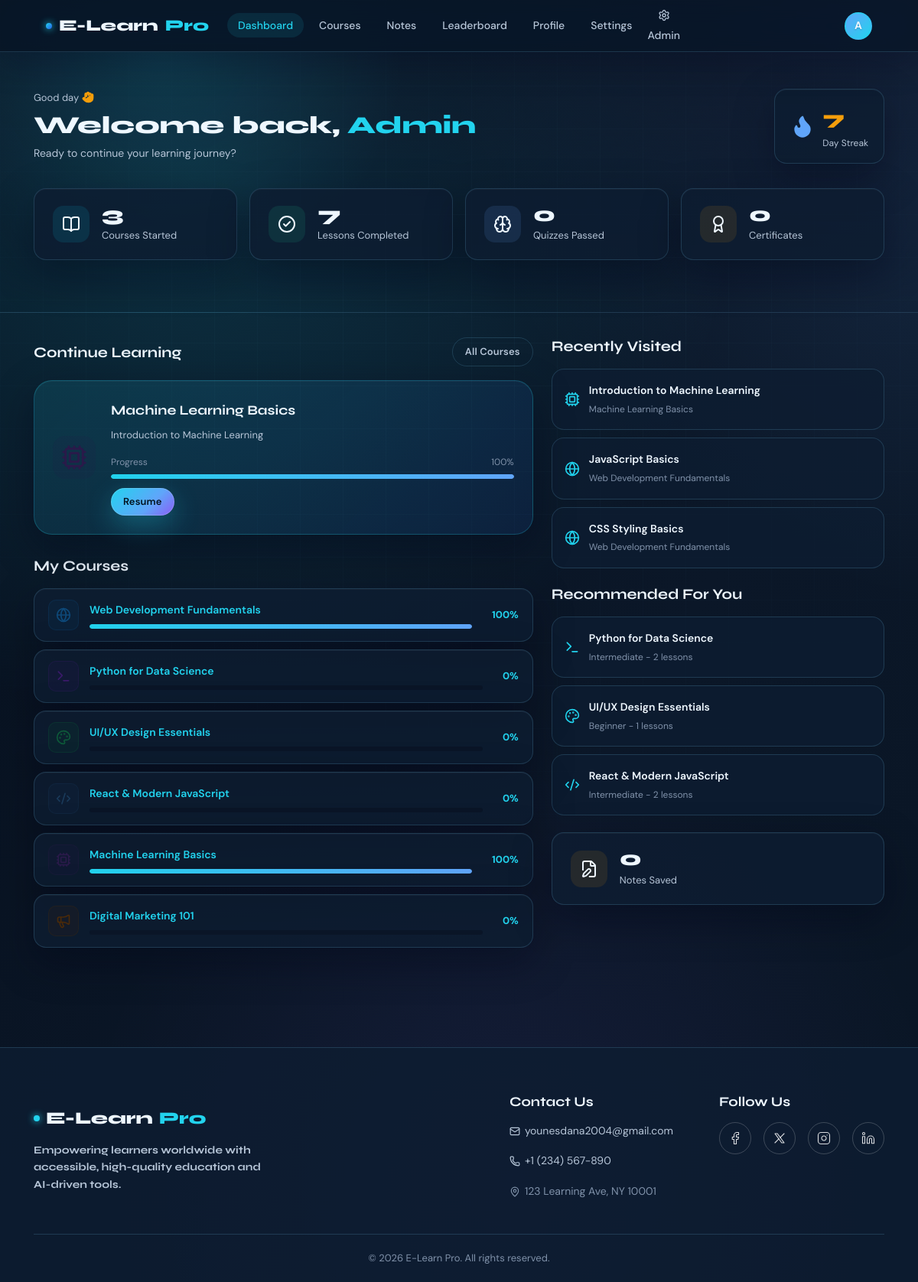
/dashboard (signed in), run on an earlier commit of the app's database.
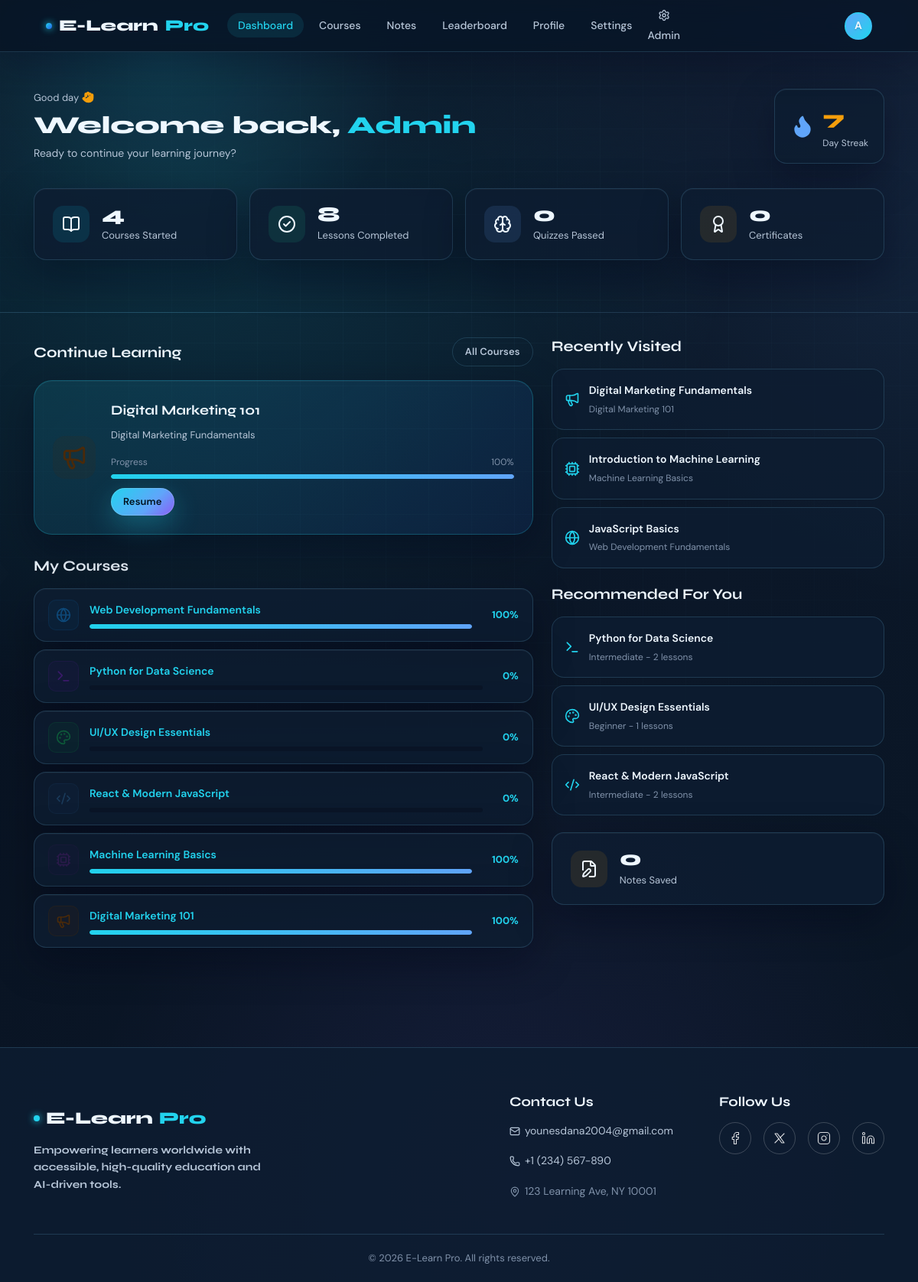
And on a later commit of the database.
### tables this page shows
CREATE TABLE courses (
            id TEXT PRIMARY KEY,
            title TEXT NOT NULL,
            description TEXT,
            emoji TEXT DEFAULT 'book',
            color TEXT DEFAULT '#1a2a4a',
            level TEXT DEFAULT 'beginner',
            hours INTEGER DEFAULT 0,
            category TEXT DEFAULT 'general',
            created_by INTEGER,
            created_at TEXT
        );

CREATE TABLE lessons (
            id TEXT PRIMARY KEY,
            course_id TEXT NOT NULL,
            title TEXT NOT NULL,
            content TEXT,
            lesson_order INTEGER DEFAULT 0
        );

CREATE TABLE progress (
            id INTEGER PRIMARY KEY AUTOINCREMENT,
            user_id INTEGER NOT NULL,
            course_id TEXT NOT NULL,
            lesson_id TEXT NOT NULL,
            visited_at TEXT NOT NULL,
            UNIQUE(user_id, lesson_id)
        );

### app.py (the view)
@app.route("/dashboard")
@login_required
def dashboard():
    db = get_db()
    user_id = session["user_id"]
    ensure_certificates_for_user(user_id)
    notes_count = db.execute("SELECT COUNT(*) FROM notes WHERE user_id=?", (user_id,)).fetchone()[0]
    stats = get_user_stats(user_id)
    courses_rows = db.execute("SELECT * FROM courses ORDER BY created_at ASC").fetchall()
    courses = []
    for c in courses_rows:
        lessons_rows = db.execute("SELECT * FROM lessons WHERE course_id=? ORDER BY lesson_order", (c["id"],)).fetchall()
        courses.append({
            "id": c["id"], "title": c["title"], "desc": c["description"],
            "emoji": c["emoji"], "color": c["color"], "level": c["level"],
            "lessons_count": len(lessons_rows), "hours": c["hours"],
            "category": c["category"], "progress": get_course_progress(user_id, c["id"]),
            "lessons": [{"id": l["id"], "title": l["title"], "desc": l["content"]} for l in lessons_rows],
        })
    recently_visited = db.execute(
        """
        SELECT p.course_id, p.lesson_id, p.visited_at, c.title AS course_title,
               c.emoji AS course_emoji, l.title AS lesson_title
        FROM progress p
        JOIN courses c ON c.id = p.course_id
        JOIN lessons l ON l.id = p.lesson_id
        WHERE p.user_id=?
        ORDER BY p.visited_at DESC
        LIMIT 3
        """,
        (user_id,),
    ).fetchall()
    recommended = [c for c in courses if c["progress"] == 0][:3]
    continue_course = next((c for c in courses if c["id"] == recently_visited[0]["course_id"]), None) if recently_visited else None
    if continue_course is None and courses:
        continue_course = courses[0]
    return render_template(
        "dashboard.html", user=current_user(), notes_count=notes_count, courses=courses[:6],
        stats=stats, real_lessons_completed=stats["total_lessons_completed"],
        real_quizzes_passed=stats["quizzes_passed"], real_certificates=stats["certificates"],
        recently_visited=recently_visited, recommended=recommended, continue_course=continue_course,
    )

### templates/dashboard.html (shortened to what this page needs)
{% extends "base.html" %}
{% block content %}
<div class="dash-hero">
  <div class="container">
    <div class="welcome-row animate-on-scroll">
      <div>
        <div class="welcome-greeting">Good day <i data-lucide="hand" style="width:16px;height:16px;color:var(--warning);vertical-align:-3px;fill:var(--warning);"></i></div>
        <h1 class="welcome-name">Welcome back, <span>{{ user.name.split()[0] }}</span></h1>
        <p class="welcome-sub">Ready to continue your learning journey?</p>
      </div>
      <div class="streak-badge">
        <i data-lucide="flame" style="width:32px;height:32px;color:var(--accent2);fill:var(--accent2);"></i>
        <div><div class="streak-num">7</div><div class="streak-label">Day Streak</div></div>
      </div>
    </div>
    <div class="stats-row animate-on-scroll delay-100">
      <div class="stat-card glass-panel">
        <div class="stat-icon cyan"><i data-lucide="book-open"></i></div>
        <div><div class="stat-num">{{ stats.total_courses_started }}</div><div class="stat-label">Courses Started</div></div>
      </div>
      <div class="stat-card glass-panel">
        <div class="stat-icon green"><i data-lucide="check-circle-2"></i></div>
        <div><div class="stat-num">{{ real_lessons_completed }}</div><div class="stat-label">Lessons Completed</div></div>
      </div>
      <div class="stat-card glass-panel">
        <div class="stat-icon purple"><i data-lucide="brain"></i></div>
        <div><div class="stat-num">{{ real_quizzes_passed }}</div><div class="stat-label">Quizzes Passed</div></div>
      </div>
      <div class="stat-card glass-panel">
        <div class="stat-icon yellow"><i data-lucide="award"></i></div>
        <div><div class="stat-num">{{ real_certificates }}</div><div class="stat-label">Certificates</div></div>
      </div>
    </div>
  </div>
</div>
<div class="container">
  <div class="dash-grid">
    <div>
      <div class="section-head">
        <h2>Continue Learning</h2>
        <a href="{{ url_for('courses') }}" class="btn btn-ghost btn-sm">All Courses</a>
      </div>
      {% if continue_course %}
      <div class="continue-card glass-panel animate-on-scroll delay-200">
        <div style="width:56px;height:56px;border-radius:16px;background:{{ continue_course.color }}22;color:{{ continue_course.color }};display:flex;align-items:center;justify-content:center;flex-shrink:0;"><i data-lucide="{{ continue_course.emoji }}" style="width:34px;height:34px;"></i></div>
        <div style="flex:1;">
          <div class="continue-title">{{ continue_course.title }}</div>
          <p class="continue-sub">{{ continue_course.lessons[0].title if continue_course.lessons else 'Start the course' }}</p>
          <div style="margin-bottom:12px;">
            <div style="display:flex;justify-content:space-between;font-size:12px;color:var(--text-muted);margin-bottom:6px;"><span>Progress</span><span>{{ continue_course.progress }}%</span></div>
            <div class="progress-bar-wrap"><div class="progress-bar-fill" style="width:{{ continue_course.progress }}%"></div></div>
          </div>
          <a href="{{ url_for('lesson', course_id=continue_course.id) }}" class="btn btn-primary btn-sm" style="text-decoration:none;">Resume</a>
        </div>
      </div>
      {% endif %}
      <div class="section-head"><h2>My Courses</h2></div>
      <div class="activity-list">
        {% for c in courses %}
        <a href="{{ url_for('lesson', course_id=c.id) }}" style="text-decoration:none;">
          <div class="activity-item glass-panel">
            <div style="width:40px;height:40px;border-radius:10px;background:{{ c.color }}22;border:1px solid {{ c.color }}44;color:{{ c.color }};display:flex;align-items:center;justify-content:center;flex-shrink:0;"><i data-lucide="{{ c.emoji }}" style="width:20px;height:20px;"></i></div>
            <div style="flex:1;min-width:0;">
              <div class="activity-title">{{ c.title }}</div>
              <div class="progress-bar-wrap" style="margin-top:6px;"><div class="progress-bar-fill" style="width:{{ c.progress }}%"></div></div>
            </div>
            <span style="font-size:13px;font-weight:700;color:var(--accent);margin-left:12px;">{{ c.progress }}%</span>
          </div>
        </a>
        {% endfor %}
      </div>
    </div>
    <div class="side-stack">
      <div>
        <div class="section-head"><h2>Recently Visited</h2></div>
        <div class="activity-list">
          {% for item in recently_visited %}
          <a href="{{ url_for('lesson', course_id=item.course_id) }}" class="mini-course">
            <i data-lucide="{{ item.course_emoji }}" style="width:20px;height:20px;color:var(--accent);"></i>
            <div><div class="activity-title">{{ item.lesson_title }}</div><div class="activity-sub">{{ item.course_title }}</div></div>
          </a>
          {% else %}
          <div class="empty-state" style="padding:28px 16px;">Visit a lesson to build your history.</div>
          {% endfor %}
        </div>
      </div>
      <div>
        <div class="section-head"><h2>Recommended For You</h2></div>
        <div class="activity-list">
          {% for c in recommended %}
          <a href="{{ url_for('lesson', course_id=c.id) }}" class="mini-course">
            <i data-lucide="{{ c.emoji }}" style="width:20px;height:20px;color:var(--accent);"></i>
            <div><div class="activity-title">{{ c.title }}</div><div class="activity-sub">{{ c.level|capitalize }} - {{ c.lessons_count }} lessons</div></div>
          </a>
          {% else %}
          <div class="empty-state" style="padding:28px 16px;">You have started every available course.</div>
          {% endfor %}
        </div>
      </div>
      <div class="stat-card glass-panel">
        <div class="stat-icon yellow"><i data-lucide="file-edit"></i></div>
        <div><div class="stat-num">{{ notes_count }}</div><div class="stat-label">Notes Saved</div></div>
      </div>
    </div>
  </div>
</div>
{% endblock %}

### templates/base.html (shortened to what this page needs)
<!DOCTYPE html>
<html lang="en">
<head>
  <link rel="stylesheet" href="{{ url_for('static', filename='app.css') }}" />
</head>
<body>
  {% block navbar %}
  <nav class="navbar {% block nav_class %}{% endblock %}" id="main-nav">
    <div class="container" style="max-width: none; padding-left: 5vw; padding-right: 5vw;">
      <a href="{{ url_for('dashboard') if session.user_id else url_for('landing') }}" class="nav-logo">
        <span class="logo-dot"></span>E-Learn<span>Pro</span>
      </a>
      {% if session.user_id %}
      <ul class="nav-links" id="nav-links">
        <li><a href="{{ url_for('dashboard') }}" {% if request.endpoint=='dashboard' %}class="active" {% endif
            %}>Dashboard</a></li>
        <li><a href="{{ url_for('courses') }}" >Courses</a></li>
        <li><a href="{{ url_for('notes') }}" {% if request.endpoint=='notes' %}class="active" {% endif %}>Notes</a></li>
        <li><a href="{{ url_for('leaderboard') }}" >Leaderboard</a></li>
        <li><a href="{{ url_for('profile') }}" >Profile</a></li>
        <li><a href="{{ url_for('settings') }}" >Settings</a></li>
        {% if session.role == 'admin' %}
        <li><a href="{{ url_for('admin') }}" {% if request.endpoint=='admin' %}class="active" {% endif %}><i
              data-lucide="settings" style="width:16px;height:16px;vertical-align:-3px;"></i> Admin</a></li>
        {% endif %}
      </ul>
      <div style="display:flex;align-items:center;gap:10px;">
        <a href="{{ url_for('profile') }}" class="nav-avatar" title="{{ session.name }}"
          style="text-decoration: none; color: inherit;">
          {{ session.name[0]|upper if session.name else 'U' }}
        </a>
      </div>
      {% endif %}
    </div>
  </nav>
  {% endblock %}
  {% block body %}
  <div class="page-wrapper" style="display:flex; flex-direction:column; min-height:calc(100vh - var(--nav-h));">
    <main class="main-content page-enter" style="flex:1;">
      {% block content %}{% endblock %}
    </main>
    <footer class="main-footer">
      <div class="container">
        <div class="footer-inner">
          <div class="footer-brand">
            <div class="nav-logo" style="margin-bottom:12px;">
              <span class="logo-dot"></span>E-Learn<span>Pro</span>
            </div>
            <p class="footer-desc">Empowering learners worldwide with accessible, high-quality education and AI-driven
              tools.</p>
          </div>
          <div class="footer-links">
            <div class="footer-col">
              <h4>Contact Us</h4>
              <ul>
                <li><a href="mailto:[EMAIL_ADDRESS]"><i data-lucide="mail"
                      style="width:14px;height:14px;margin-right:6px;vertical-align:-2px;"></i>younesdana2004@gmail.com</a>
                </li>
                <li><a href="tel:+1234567890"><i data-lucide="phone"
                      style="width:14px;height:14px;margin-right:6px;vertical-align:-2px;"></i> +1 (234) 567-890</a>
                </li>
                <li><span style="color:var(--text-muted);"><i data-lucide="map-pin"
                      style="width:14px;height:14px;margin-right:6px;vertical-align:-2px;"></i> 123 Learning Ave, NY
                    10001</span></li>
              </ul>
            </div>
            <div class="footer-col">
              <h4>Follow Us</h4>
              <div class="social-links">
                <a href="https://www.facebook.com/share/1DeX4jXbyf/" aria-label="Facebook" id="social-facebook">
                  <svg xmlns="http://www.w3.org/2000/svg" width="18" height="18" viewBox="0 0 24 24" fill="none"
                    stroke="currentColor" stroke-width="1.5" stroke-linecap="round" stroke-linejoin="round">
                    <path d="M18 2h-3a5 5 0 0 0-5 5v3H7v4h3v8h4v-8h3l1-4h-4V7a1 1 0 0 1 1-1h3z" />
                  </svg>
                </a>
                <a href="https://x.com/JONA7_one" aria-label="X (Twitter)" id="social-x">
                  <svg xmlns="http://www.w3.org/2000/svg" width="18" height="18" viewBox="0 0 24 24" fill="none"
                    stroke="currentColor" stroke-width="1.5" stroke-linecap="round" stroke-linejoin="round">
                    <path d="M4 4l11.733 16h4.267l-11.733 -16z" />
                    <path d="M4 20l6.768 -6.768m2.46 -2.46l6.772 -6.772" />
                  </svg>
                </a>
                <a href="https://www.instagram.com/jona7_one.1?igsh=MWFiMGt5ZW03bjAxaQ==" aria-label="Instagram"
                  id="social-instagram">
                </a>
                <a href="https://www.linkedin.com/in/younes-dana-1b1598356?utm_source=share&utm_campaign=share_via&utm_content=profile&utm_medium=android_app"
                  aria-label="LinkedIn" id="social-linkedin">
                </a>
              </div>
            </div>
          </div>
        </div>
        <div class="footer-bottom">
          <p>&copy; 2026 E-Learn Pro. All rights reserved.</p>
        </div>
      </div>
    </footer>
  </div>
  {% endblock %}
</body>
</html>

What changed in the data, as far as the page shows it:
no longer on this page (row unchanged): lessons: title "Introduction to Machine Learning"
no longer on this page (row unchanged): progress: lesson_title "CSS Styling Basics", course_title "Web Development Fundamentals"
computed for courses "Digital Marketing 101": progress "0" → "100"
now on this page (row unchanged): lessons: title "Digital Marketing Fundamentals"
added progress: lesson_title "Digital Marketing Fundamentals", course_title "Digital Marketing 101"
Also different on the page:
{{ stats.total_courses_started }}: "3" → "4"
{{ real_lessons_completed }}: "7" → "8"
{{ continue_course.title }}: "Machine Learning Basics" → "Digital Marketing 101"
